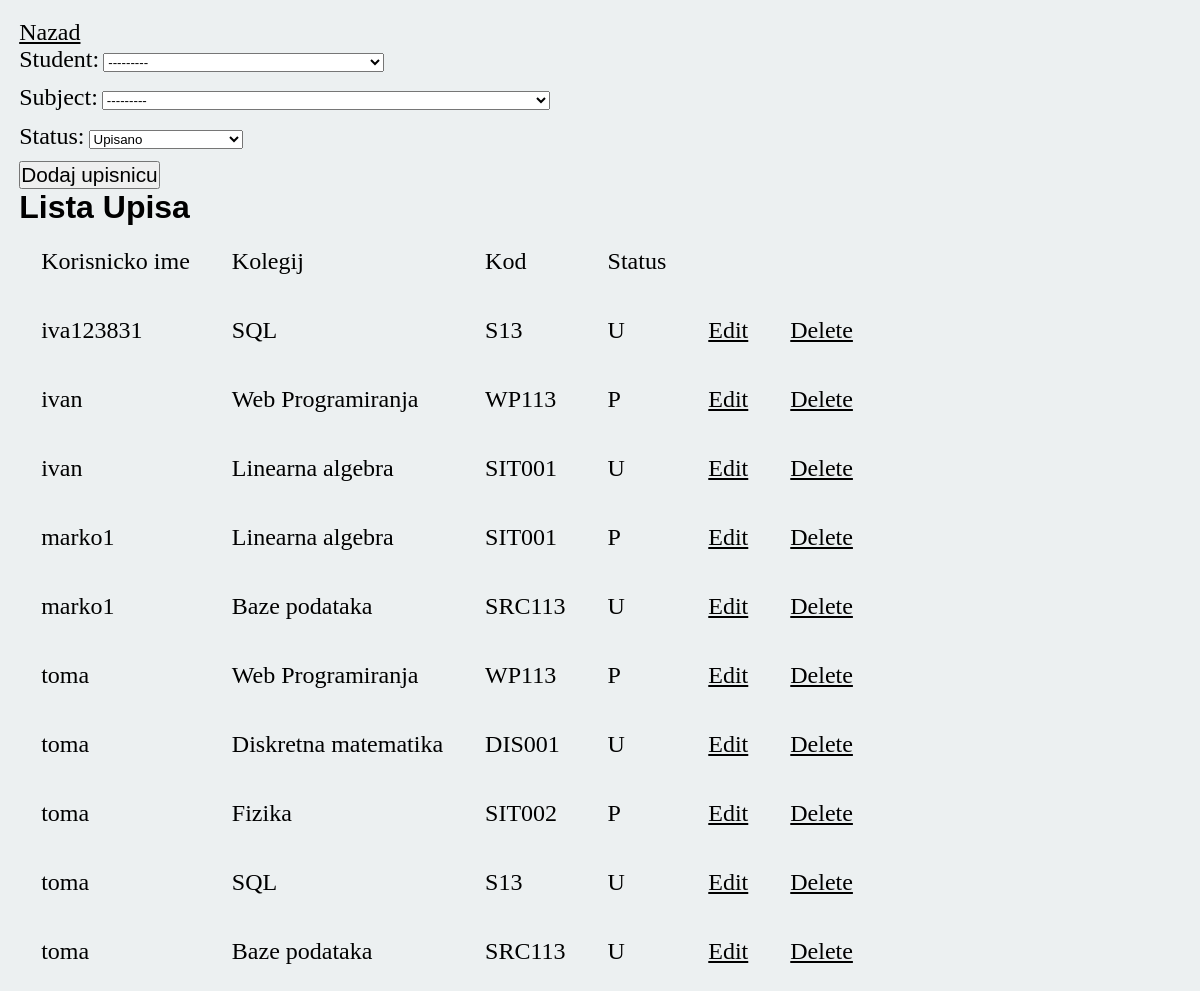
The page /add_enrollment_form/ (signed in) on the database its author committed.
### app/models.py (models this page shows, shortened)
class Upisi(models.Model):
    STATUS =(('P','Polozeno'),('N','Nepolozeno'),('U','Upisano'),('PU','PONOVNO UPISANO'))
    id = models.AutoField(primary_key=True)
    student = models.ForeignKey(Korisnik,on_delete=models.CASCADE,blank=True, null=True)
    subject = models.ForeignKey(Predmet,on_delete=models.CASCADE,blank=True, null=True)
    status = models.CharField(max_length = 65,choices=STATUS,default='U')
    class Meta:
        unique_together = ('student', 'subject')

class Korisnik(AbstractUser):
    STATUS = (('none', 'None'), ('izv', 'izvanredni student'), ('red', 'redovni student'))
    status = models.CharField(max_length = 50, choices = STATUS)
    role = models.ForeignKey(Uloga,on_delete=models.CASCADE,blank=True, null=True)
    email = models.EmailField(unique=True)
    def __str__(self):
        return '%s %s %s' % (self.username,self.email,self.role)

class Predmet(models.Model):
    IZBORNI = (('DA', 'da'), ('NE', 'ne'))
    name =  models.CharField(max_length = 60)
    code = models.CharField(max_length = 30)
    program = models.CharField(max_length=50)
    ects = models.IntegerField()
    user = models.ForeignKey(Korisnik,on_delete=models.CASCADE,blank=True, null=True)
    sem_red = models.IntegerField(default=1)
    sem_izv = models.IntegerField(default=1)
    izborni = models.CharField(max_length=50, choices=IZBORNI,default='NE')
    def __str__(self):
        return '%s %s %s %s' % (self.name, self.code,self.ects, self.user)

### app/views.py (the view, shortened to what this page needs)
# urls.py: path('add_enrollment_form/',views.add_enrollment_form, name = 'add_enrollment_form'),
@login_required(login_url='login')
def add_enrollment_form(request):
    if request.method == 'GET':
        form = EnrollmentForm()
        enrollments = Upisi.objects.all().order_by('student__username')
        return render(request, 'add_enrollment_form.html', {"form":form,'enrollments':enrollments})

### app/forms.py
class EnrollmentForm(ModelForm):
        class Meta :
                model = Upisi
                fields = '__all__'
        def __init__(self, *args, **kwargs):
              super(EnrollmentForm, self).__init__(*args, **kwargs)
              self.fields['student'].queryset = Korisnik.objects.filter(role_id=7)

### app/models.py (called while the page is built)
    def __str__(self):
        return self.role

### app/templates/add_enrollment_form.html (shortened to what this page needs)
{% extends 'base.html' %}
{% block add_enrollment_form %}
<section class="add_enrollment_form">
        <a href="{% url 'main'%}">Nazad</a>
        <form method="POST" >
                {{form.as_p}}
                <input type="submit" value="Dodaj upisnicu" >
        </form>
        <h2>Lista Upisa</h2>
        <ul>
            <table>
                <tr>
                    <td><li>Korisnicko ime</li></td>
                    <td><li>Kolegij</li></td>
                    <td><li>Kod</li></td>
                    <td><li>Status</li></td>
                </tr>
            {% for enrollment in enrollments %}
                <tr>
                    <td><li>{{ enrollment.student.username}}</li></td>
                    <td><li>{{ enrollment.subject.name}}</li></td>
                    <td><li>{{ enrollment.subject.code}}</li></td>
                    <td><li>{{ enrollment.status}}</li></td>
                    <td><a href="{%url 'update_enrollment_form' enrollment.id %}" >Edit</a></td>
                    <td><a href="{%url 'delete_enrollment_form' enrollment.id %}">Delete</a></td>
                </tr>
            {% endfor %}
            </table>
        </ul>
</section>
{% endblock %}

### app/static/style.css (style rules this page uses)
* { margin: 0; padding: 0; box-sizing: border-box; }
body { margin: 1rem; padding: 0.2rem; background-color: #ecf0f1; }
h2 { font-size: 2rem; font-family: Helvetica, sans-serif; }
td { padding: 20px; margin: 10px; }
td li { list-style-type: none; font-size: 1.5rem; }
a,label { font-size: 1.5rem; color: black; }
input { font-size: 1.3rem; }
p { margin-bottom: 0.7rem; }

### rows shown on the page
Upisi: student.username "iva123831", subject.name "SQL", subject.code "S13", status "U"
Upisi: student.username "ivan", subject.name "Web Programiranja", subject.code "WP113", status "P"
Upisi: student.username "ivan", subject.name "Linearna algebra", subject.code "SIT001", status "U"
Upisi: student.username "marko1", subject.name "Linearna algebra", subject.code "SIT001", status "P"
Upisi: student.username "marko1", subject.name "Baze podataka", subject.code "SRC113", status "U"
Upisi: student.username "toma", subject.name "Web Programiranja", subject.code "WP113", status "P"
Upisi: student.username "toma", subject.name "Diskretna matematika", subject.code "DIS001", status "U"
Upisi: student.username "toma", subject.name "Fizika", subject.code "SIT002", status "P"
Upisi: student.username "toma", subject.name "SQL", subject.code "S13", status "U"
Upisi: student.username "toma", subject.name "Baze podataka", subject.code "SRC113", status "U"
